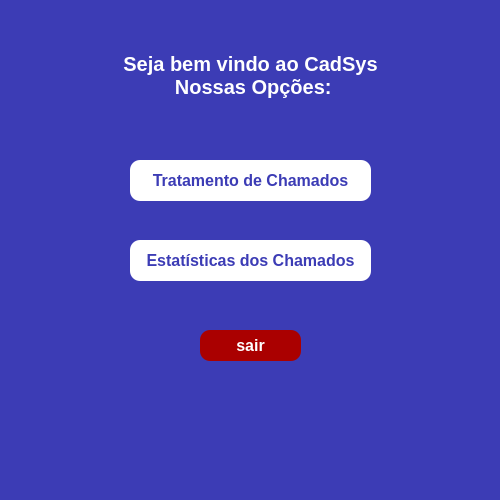
<?xml version="1.0" encoding="UTF-8"?>
<ui version="4.0">
 <class>MainWindow</class>
 <widget class="QMainWindow" name="MainWindow">
  <property name="geometry">
   <rect>
    <x>0</x>
    <y>0</y>
    <width>500</width>
    <height>500</height>
   </rect>
  </property>
  <property name="windowTitle">
   <string>Tela Inicial Tecnico</string>
  </property>
  <property name="styleSheet">
   <string notr="true">background-color: rgb(60, 60, 181);
color: rgb(255, 255, 255);</string>
  </property>
  <widget class="QWidget" name="centralwidget">
   <widget class="QLabel" name="label">
    <property name="geometry">
     <rect>
      <x>40</x>
      <y>40</y>
      <width>421</width>
      <height>71</height>
     </rect>
    </property>
    <property name="font">
     <font>
      <pointsize>15</pointsize>
      <weight>75</weight>
      <bold>true</bold>
     </font>
    </property>
    <property name="text">
     <string>Seja bem vindo ao CadSys 
 Nossas Opções:</string>
    </property>
    <property name="alignment">
     <set>Qt::AlignCenter</set>
    </property>
   </widget>
   <widget class="QPushButton" name="pushButton_2">
    <property name="geometry">
     <rect>
      <x>200</x>
      <y>330</y>
      <width>101</width>
      <height>31</height>
     </rect>
    </property>
    <property name="font">
     <font>
      <pointsize>12</pointsize>
      <weight>75</weight>
      <bold>true</bold>
     </font>
    </property>
    <property name="styleSheet">
     <string notr="true">border-radius: 10px;
color: rgb(255, 255, 255);
background-color: rgb(170, 0, 0);</string>
    </property>
    <property name="text">
     <string>sair</string>
    </property>
   </widget>
   <widget class="QPushButton" name="pushButton_3">
    <property name="geometry">
     <rect>
      <x>130</x>
      <y>160</y>
      <width>241</width>
      <height>41</height>
     </rect>
    </property>
    <property name="font">
     <font>
      <pointsize>12</pointsize>
      <weight>75</weight>
      <bold>true</bold>
     </font>
    </property>
    <property name="styleSheet">
     <string notr="true">border-radius: 10px;
color:  rgb(60, 60, 181);
background-color: rgb(255, 255, 255);</string>
    </property>
    <property name="text">
     <string>Tratamento de Chamados</string>
    </property>
   </widget>
   <widget class="QPushButton" name="pushButton_4">
    <property name="geometry">
     <rect>
      <x>130</x>
      <y>240</y>
      <width>241</width>
      <height>41</height>
     </rect>
    </property>
    <property name="font">
     <font>
      <pointsize>12</pointsize>
      <weight>75</weight>
      <bold>true</bold>
     </font>
    </property>
    <property name="styleSheet">
     <string notr="true">border-radius: 10px;
color:  rgb(60, 60, 181);
background-color: rgb(255, 255, 255);</string>
    </property>
    <property name="text">
     <string>Estatísticas dos Chamados</string>
    </property>
   </widget>
  </widget>
  <widget class="QMenuBar" name="menubar">
   <property name="geometry">
    <rect>
     <x>0</x>
     <y>0</y>
     <width>500</width>
     <height>21</height>
    </rect>
   </property>
  </widget>
  <widget class="QStatusBar" name="statusbar"/>
 </widget>
 <resources/>
 <connections/>
</ui>
